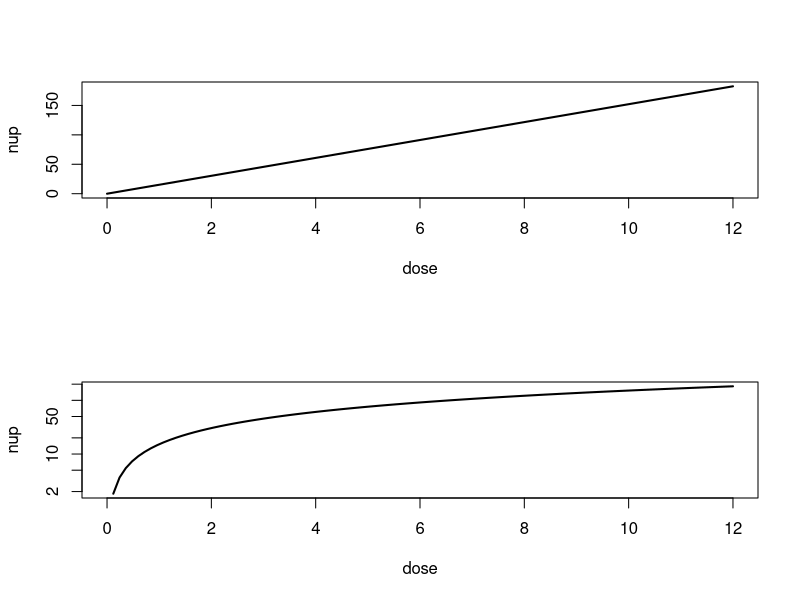

This chart was generated by the following R code:
nuDmin <- 365/27
nuDmax <- 365/4
nupmax <- 365 / 2
Ds <- 12
dose <- seq(0, 1, 0.01) * Ds
nup <- (dose/Ds)*nupmax            # clearance rate on treatment day 4+ (partner-drug) - SHOULDN'T THIS TAKE A SIMILAR FORM to nuD?

par(mfrow=c(2,1))
plot(dose, nup, type = 'l', lwd = 2)#, ylim = range(nuD1, nuD2, nuD3))
#lines(dose, nuD2, lty = 2, lwd = 2)
#lines(dose, nuD3, col = "red", lwd = 2)
# legend("top", legend = 1:3, lty = c(1,2,1), lwd = 2)
plot(dose, nup, type = 'l', lwd = 2, log = "y")#, ylim = range(nuD1, nuD2, nuD3), log = "y")
# lines(dose, nuD2, lty = 2, lwd = 2)
# lines(dose, nuD3, col = "red", lwd = 2)
# legend("top", legend = 1:3, lty = c(1,2,1), lwd = 2, col = c("black", "black", "red"))
nup[length(nup)]
